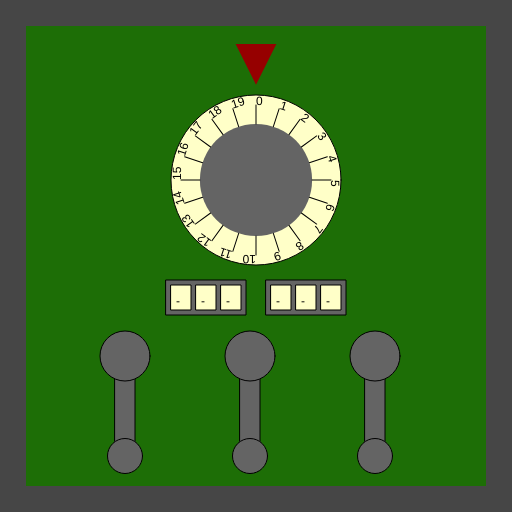
Frame 1 (no input)
Frame 60 (no input): identical to frame 1, image omitted
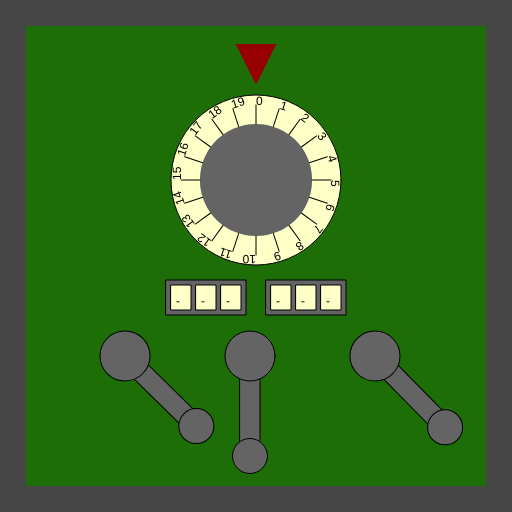
Frame 120 (the mouse pressed at the canvas centre since frame 60)

The p5.js sketch that drew these frames (run headless with seeded random() and noise() and a simulated clock; from frame 60 on, the mouse is pressed at the canvas centre):

// p5.js sketch
// ── sketch.js
/*

Officer: 3698339
CaseNum: 303-3-95710732-3698339

Case 303 - The Case of the Crooked Attorney
Stage 4 - The Courthouse

Torvalds has his final safe in his courthouse chambers. Luckily there is a court case proceeding.
You can sneak into his chambers whilst he makes his closing statement.

Crack the safe by doing the following:

	When the mouse button is released:
	- Use the 'random' function to produce random values ranging from 4 to 16.
	- Assign the output to ClassifiedBoxKey0

	Whilst the mouse is being dragged:
	- Use the 'map' function to scale mouseY to values ranging from 3 to 17.
	- Assign the output to ClassifiedBoxKey1

	When any key is released:
	- Make ClassifiedBoxKey2 equal to the value of 'keyCode'

	When the mouse button is pressed:
	- Use the 'map' function to scale mouseY to values ranging from 15 to 76.
	- Assign the output to ClassifiedBoxKey3

	When the mouse button is released:
	- Use the 'map' function to scale mouseX to values ranging from 18 to 71.
	- Assign the output to ClassifiedBoxKey4

	When the mouse button is pressed:
	- Use the 'map' function to scale mouseX to values ranging from 20 to 69.
	- Assign the output to ClassifiedBoxKey5



This time you'll need to create the relevant event handlers yourself.

There are many possible ways of investigating this case, but you
should use ONLY the following commands:

	- The assignment operator aka. the equals sign !
	- mouseX, mouseY
	- key, keyCode
	- random
	- map

*/

//declare the variables

var ClassifiedBoxKey0;
var ClassifiedBoxKey1;
var ClassifiedBoxKey2;
var ClassifiedBoxKey3;
var ClassifiedBoxKey4;
var ClassifiedBoxKey5;


function preload()
{
	//IMAGES WILL BE LOADED HERE

}

function setup()
{
	createCanvas(512,512);

	//initialise the variables
	ClassifiedBoxKey0 = 0;
	ClassifiedBoxKey1 = "";
	ClassifiedBoxKey2 = "";
	ClassifiedBoxKey3 = 0;
	ClassifiedBoxKey4 = 0;
	ClassifiedBoxKey5 = 0;

}

///////////////////EVENT HANDLERS///////////////////





function mousePressed()
{
	console.log("mousePressed");
    ClassifiedBoxKey3 = map(mouseY,0,512,15,76);
    ClassifiedBoxKey5 = map(mouseX,0,512,20,69);
    

}

function mouseDragged()
{
	console.log("mouseDragged", mouseX, mouseY);
    ClassifiedBoxKey1 = map(mouseY,0,512,3,17);
}

function mouseReleased()
{
	console.log("mouseReleased");
    ClassifiedBoxKey0 = random(4,16);
    ClassifiedBoxKey4 = map(mouseX,0,512,18,71);
}


function keyReleased()
{
	console.log("keyReleased", key);
    ClassifiedBoxKey2 = keyCode;
}



///////////////DO NOT CHANGE CODE BELOW THIS POINT///////////////////

function draw()
{

	//Draw the safe door
	background(70);
	noStroke();
	fill(29,110,6);
	rect(26,26,width-52,width-52);

	//Draw the combination dial
	push();
	translate(256,180);
	drawDial(170,ClassifiedBoxKey0,20);
	pop();

	//Draw the spinners
	push();
	translate(206,280);
	drawSpinner(3, ClassifiedBoxKey1);
	pop();

	push();
	translate(306,280);
	drawSpinner(3, ClassifiedBoxKey2);
	pop();

	//Draw the levers
	push();
	translate(125,356);
	drawLever(ClassifiedBoxKey3);
	pop();

	push();
	translate(250,356);
	drawLever(ClassifiedBoxKey4);
	pop();

	push();
	translate(375,356);
	drawLever(ClassifiedBoxKey5);
	pop();

}

function drawDial(diameter,num,maxNum)
{
	//the combination lock

	var r = diameter * 0.5;
	var p = r * 0.6;

	stroke(0);
	fill(255,255,200);
	ellipse(0,0,diameter,diameter);
	fill(100);
	noStroke();
	ellipse(0,0,diameter*0.66,diameter*0.66);
	fill(150,0,0);
	triangle(
		-p * 0.4,-r-p,
		p * 0.4,-r-p,
		0,-r-p/5
	);

	noStroke();

	push();
	var inc = 360/maxNum;

	rotate(radians(-num * inc));
	for(var i = 0; i < maxNum; i++)
	{
		push();
		rotate(radians(i * inc));
		stroke(0);
		line(0,-r*0.66,0,-(r-10));
		noStroke();
		fill(0);
		text(i,0,-(r-10));
		pop();
	}

	pop();
}

function drawLever(rot)
{
	push();
	rotate(radians(-rot))
	stroke(0);
	fill(100);
	rect(-10,0,20,100);
	ellipse(0,0,50,50);
	ellipse(0,100,35,35);
	pop();
}

function drawSpinner(numSpinners, val)
{
	var sw = 20;
	var ow = (sw + 5) * numSpinners + 5;
	stroke(0);
	fill(100);
	rect(-ow/2,0,ow,35);
	if(typeof(val) == "number")
	{
		val = floor(val).toString(); //convert to string
	}
	var d = numSpinners - val.length;

	for(var d = numSpinners - val.length; d > 0; d--)
	{
		val = "-" + val;
	}

	for(var i = 0; i < numSpinners; i++)
	{
		stroke(0);
		fill(255,255,200);
		rect(-ow/2 + i * (sw + 5) + 5,5,20,25);
		fill(0);
		noStroke();
		text(val[i],-ow/2 + sw/2 + i * (sw +5),25);
	}

}
